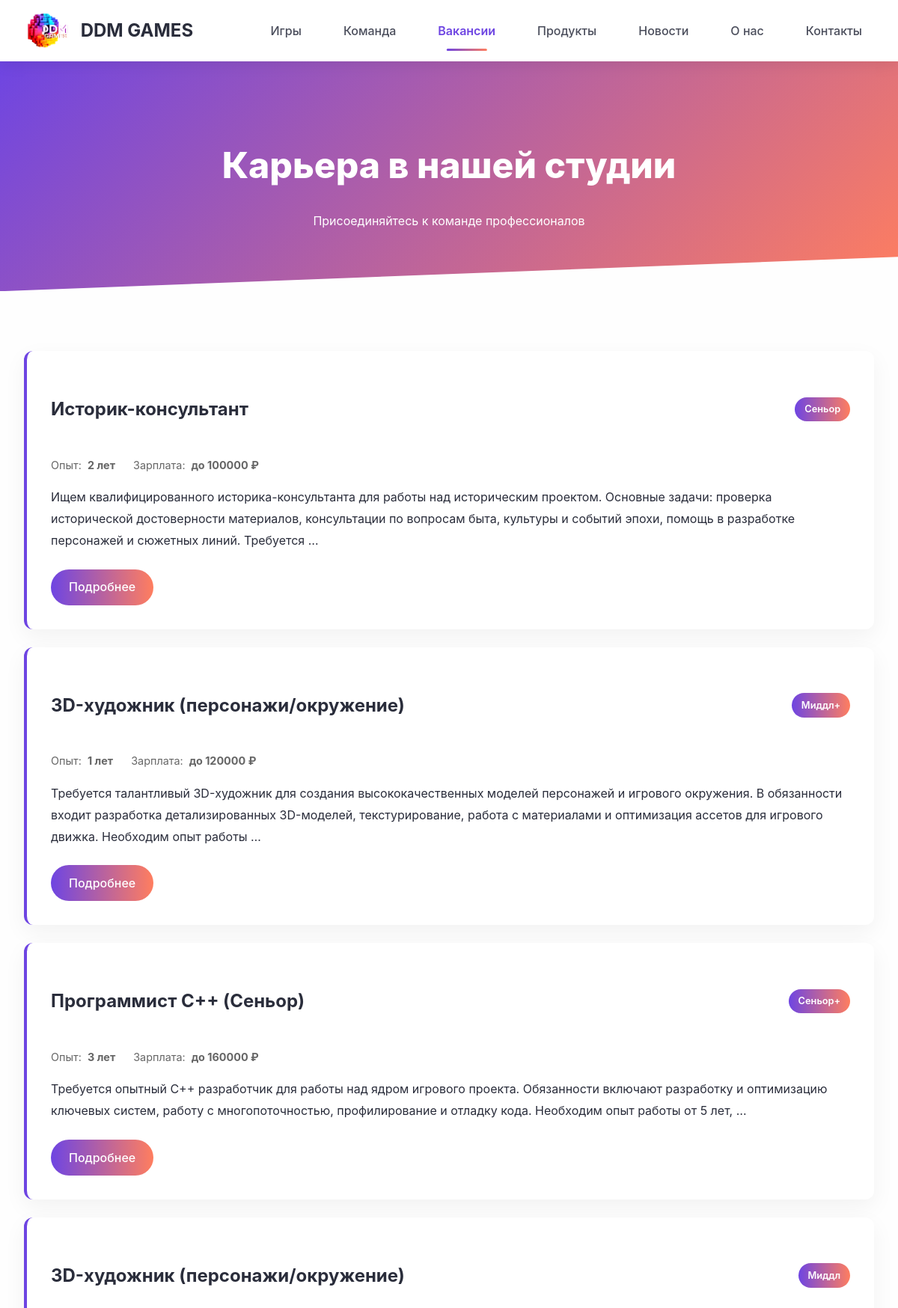
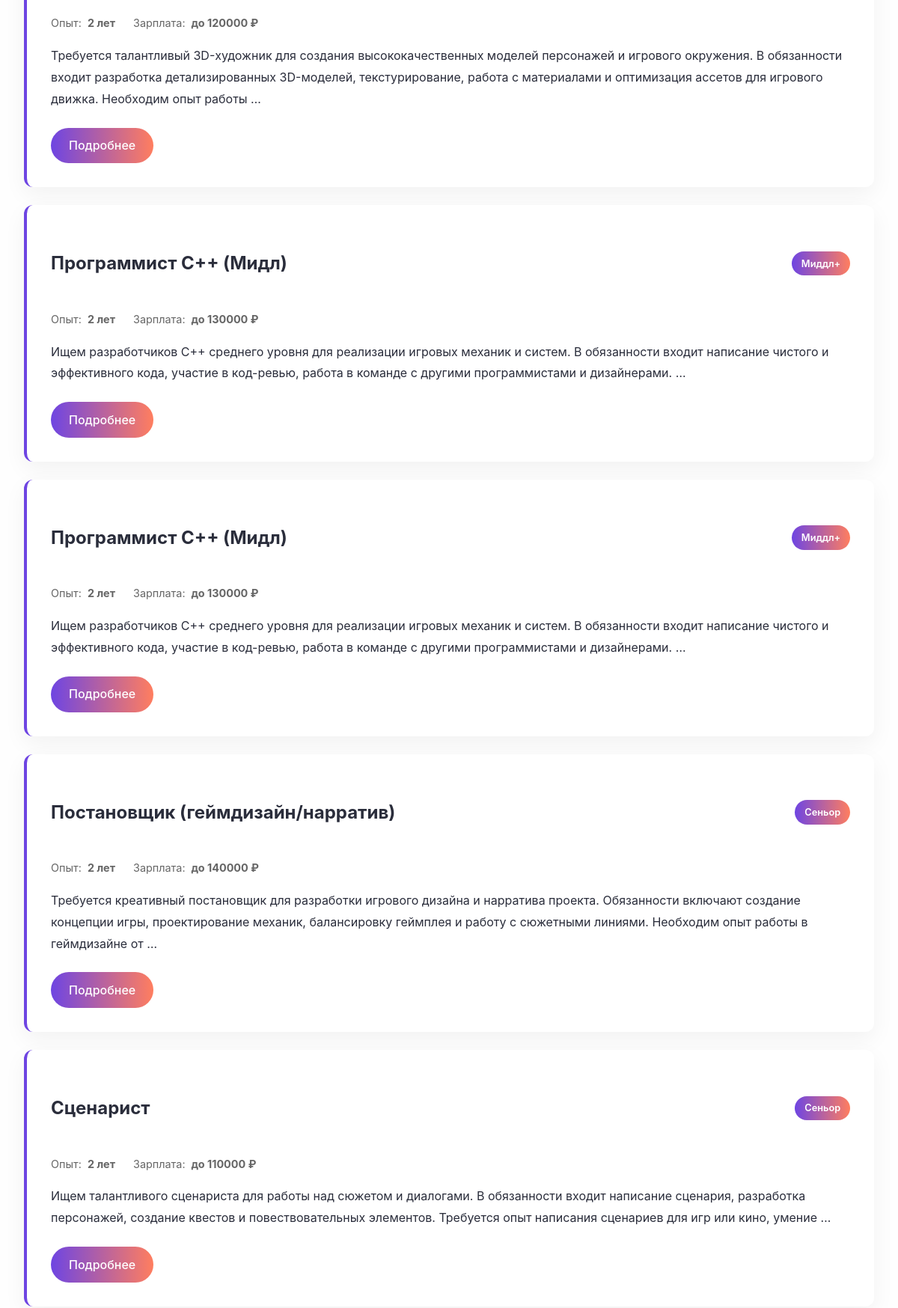
Page /vacancies/ (upper part) on the committed database (2 pictures, top to bottom).
### core/models.py (models this page shows, shortened)
class Vacancy(models.Model):
    title = models.CharField(blank=False, max_length=255)
    text = models.TextField(max_length=2000, blank=False)
    experience = models.IntegerField(blank=False)
    price = models.IntegerField(blank=False)
    experience_level = models.CharField(choices=EXPERIENCE_LEVEL_CHOICES, default="JUNIOR", max_length=20)
    is_actual = models.CharField(choices=RELEVANCE_CHOICES, max_length=15, default="DRAFT")
    photo1 = models.ImageField(null=False, blank=False)
    photo2 = models.ImageField(null=True, blank=True)
    phone = models.CharField(blank=False)
    email = models.EmailField(blank=False, max_length=100)

### core/views.py (the view)
# urls.py: path('vacancies/', views.VacancyListView.as_view(), name='vacancies_list'),
class VacancyListView(ListView):
    model = Vacancy
    template_name = 'vacancies/list.html'
    context_object_name = 'vacancies'
    queryset = Vacancy.objects.filter(is_actual='ACTIVE')
    paginate_by = 10

### templates/vacancies/list.html (shortened to what this page needs)
<!DOCTYPE html>
<html lang="ru">
<head>
</head>
<body>
    <header class="header">
        <div class="header-container">
            <a href="{% url 'games_list' %}" class="logo">
    <img src="/media/Без названия91_20250323183342.png" alt="Логотип DDM GAMES" class="logo-image" height="50">
    <span>DDM GAMES</span>
</a>
            <nav class="nav-menu">
                <a href="{% url 'games_list' %}" class="nav-link {% if request.path == '/games/' %}active{% endif %}">Игры</a>
                <a href="{% url 'staff_list' %}" class="nav-link {% if request.path == '/staff/' %}active{% endif %}">Команда</a>
                <a href="{% url 'vacancies_list' %}" class="nav-link {% if request.path == '/vacancies/' %}active{% endif %}">Вакансии</a>
                <a href="{% url 'products_list' %}" class="nav-link {% if request.path == '/products/' %}active{% endif %}">Продукты</a>
                <a href="{% url 'news_list' %}" class="nav-link {% if request.path == '/news/' %}active{% endif %}">Новости</a>
                <a href="{% url 'about' %}" class="nav-link {% if request.path == '/about/' %}active{% endif %}">О нас</a>
                <a href="{% url 'contacts' %}" class="nav-link {% if request.path == '/contacts/' %}active{% endif %}">Контакты</a>
            </nav>
        </div>
    </header>
    <main>
        <header class="page-header">
            <h1>Карьера в нашей студии</h1>
            <p>Присоединяйтесь к команде профессионалов</p>
        </header>
        <div class="container">
            {% if vacancies %}
            <div class="vacancies-list">
                {% for vacancy in vacancies %}
                <div class="vacancy-card">
                    <div class="vacancy-header">
                        <h3 class="vacancy-title">{{ vacancy.title }}</h3>
                        <span class="level-badge">{{ vacancy.get_experience_level_display }}</span>
                    </div>
                    <div class="vacancy-meta">
                        <div class="meta-item">
                            <span>Опыт:</span>
                            <strong>{{ vacancy.experience }} лет</strong>
                        </div>
                        <div class="meta-item">
                            <span>Зарплата:</span>
                            <strong>до {{ vacancy.price }} ₽</strong>
                        </div>
                    </div>
                    <p class="vacancy-description">{{ vacancy.text|truncatewords:30 }}</p>
                    <a href="{% url 'vacancy_detail' vacancy.pk %}" class="btn">Подробнее</a>
                </div>
                {% endfor %}
            </div>
            {% else %}
            <div class="empty-state">
                <h3>Сейчас нет открытых вакансий</h3>
                <p>Но вы можете отправить резюме на почту hr@company.com</p>
            </div>
            {% endif %}
        </div>
    </main>
</body>
</html>

### templates/vacancies/list.html (style rules this page uses)
.logo { display: flex; align-items: center; text-decoration: none; color: var(--dark); font-weight: 700; font-size: 1.5rem; gap: 0.5rem; }
.logo-image { height: 50px; width: auto; border-radius: 4px; }
:root { --primary: #6e45e2; --primary-light: #9d8aee; --secondary: #88d3ce; --dark: #2a2d3b; --dark-light: #4a4d5b; --light: #f9f9f9; --accent: #ff7e5f; --accent-light: #ff9e85; }
body { font-family: 'Inter', sans-serif; background-color: var(--light); color: var(--dark); margin: 0; padding: 0; line-height: 1.8; background-image: url('https://avatars.mds.yandex.net/i?id=7fd241375f1a4c37818696d94583a8ba5ffa85bb-16288467-images-thumbs&n=13'); background-size: cover; background-attachment: fixed; background-position: center; background-repeat: no-repeat; position: relative; }
body::before { content: ""; position: absolute; top: 0; left: 0; right: 0; bottom: 0; background-color: rgba(255, 255, 255, 0.85); z-index: -1; }
.header { background-color: white; box-shadow: 0 2px 20px rgba(0, 0, 0, 0.1); position: sticky; top: 0; z-index: 1000; }
.header-container { max-width: 1400px; margin: 0 auto; padding: 1rem 2rem; display: flex; justify-content: space-between; align-items: center; }
.logo { display: flex; align-items: center; text-decoration: none; color: var(--dark); font-weight: 700; font-size: 1.5rem; }
.nav-menu { display: flex; gap: 1.5rem; }
.nav-link { color: var(--dark-light); text-decoration: none; font-weight: 500; padding: 0.5rem 1rem; border-radius: 8px; transition: all 0.3s ease; position: relative; }
.nav-link.active { color: var(--primary); font-weight: 600; }
.nav-link.active::after { content: ''; position: absolute; bottom: -5px; left: 50%; transform: translateX(-50%); width: 50%; height: 3px; background: linear-gradient(to right, var(--primary), var(--accent)); border-radius: 3px; }
.container { max-width: 1200px; margin: 0 auto; padding: 2rem; }
header.page-header { background: linear-gradient(135deg, var(--primary) 0%, var(--accent) 100%); color: white; padding: 4rem 2rem; text-align: center; margin-bottom: 3rem; clip-path: polygon(0 0, 100% 0, 100% 85%, 0 100%); }
h1 { font-size: 3rem; margin-bottom: 1rem; font-weight: 800; }
.vacancies-list { display: grid; gap: 1.5rem; }
.vacancy-card { background: white; border-radius: 12px; padding: 2rem; box-shadow: 0 10px 30px rgba(0, 0, 0, 0.05); transition: transform 0.3s ease, box-shadow 0.3s ease; border-left: 4px solid var(--primary); }
.vacancy-header { display: flex; justify-content: space-between; align-items: center; margin-bottom: 1rem; }
.vacancy-title { font-size: 1.5rem; font-weight: 700; color: var(--dark); }
.vacancy-meta { display: flex; gap: 1.5rem; margin-bottom: 1rem; color: #666; font-size: 0.9rem; }
.meta-item { display: flex; align-items: center; gap: 0.5rem; }
.level-badge { display: inline-block; padding: 0.3rem 0.8rem; border-radius: 50px; font-size: 0.8rem; font-weight: 600; background: linear-gradient(to right, var(--primary), var(--accent)); color: white; }
.vacancy-description { margin-bottom: 1.5rem; display: -webkit-box; -webkit-line-clamp: 3; -webkit-box-orient: vertical; overflow: hidden; }
.btn { display: inline-block; background: linear-gradient(to right, var(--primary), var(--accent)); color: white; padding: 0.6rem 1.5rem; border-radius: 50px; text-decoration: none; font-weight: 500; transition: all 0.3s ease; }

### rows in the picture
Vacancy: title "Историк-консультант", experience_level "Сеньор", experience "2", price "100000", text "Ищем квалифицированного историка-консультанта для работы над историческим проектом. Основные задачи: проверка исторической достоверности материалов, консультации по вопросам быта, культуры и событий эпохи, помощь в разработке персонажей и сюжетных линий. Требуется …"
Vacancy: title "3D-художник (персонажи/окружение)", experience_level "Миддл+", experience "1", price "120000", text "Требуется талантливый 3D-художник для создания высококачественных моделей персонажей и игрового окружения. В обязанности входит разработка детализированных 3D-моделей, текстурирование, работа с материалами и оптимизация ассетов для игрового движка. Необходим опыт работы …"
Vacancy: title "Программист C++ (Сеньор)", experience_level "Сеньор+", experience "3", price "160000", text "Требуется опытный C++ разработчик для работы над ядром игрового проекта. Обязанности включают разработку и оптимизацию ключевых систем, работу с многопоточностью, профилирование и отладку кода. Необходим опыт работы от 5 лет, …"
Vacancy: title "3D-художник (персонажи/окружение)", experience_level "Миддл", experience "2", price "120000", text "Требуется талантливый 3D-художник для создания высококачественных моделей персонажей и игрового окружения. В обязанности входит разработка детализированных 3D-моделей, текстурирование, работа с материалами и оптимизация ассетов для игрового движка. Необходим опыт работы …"
Vacancy: title "Программист C++ (Мидл)", experience_level "Миддл+", experience "2", price "130000", text "Ищем разработчиков C++ среднего уровня для реализации игровых механик и систем. В обязанности входит написание чистого и эффективного кода, участие в код-ревью, работа в команде с другими программистами и дизайнерами. …"
Vacancy: title "Программист C++ (Мидл)", experience_level "Миддл+", experience "2", price "130000", text "Ищем разработчиков C++ среднего уровня для реализации игровых механик и систем. В обязанности входит написание чистого и эффективного кода, участие в код-ревью, работа в команде с другими программистами и дизайнерами. …"
Vacancy: title "Постановщик (геймдизайн/нарратив)", experience_level "Сеньор", experience "2", price "140000", text "Требуется креативный постановщик для разработки игрового дизайна и нарратива проекта. Обязанности включают создание концепции игры, проектирование механик, балансировку геймплея и работу с сюжетными линиями. Необходим опыт работы в геймдизайне от …"
Vacancy: title "Сценарист", experience_level "Сеньор", experience "2", price "110000", text "Ищем талантливого сценариста для работы над сюжетом и диалогами. В обязанности входит написание сценария, разработка персонажей, создание квестов и повествовательных элементов. Требуется опыт написания сценариев для игр или кино, умение …"
